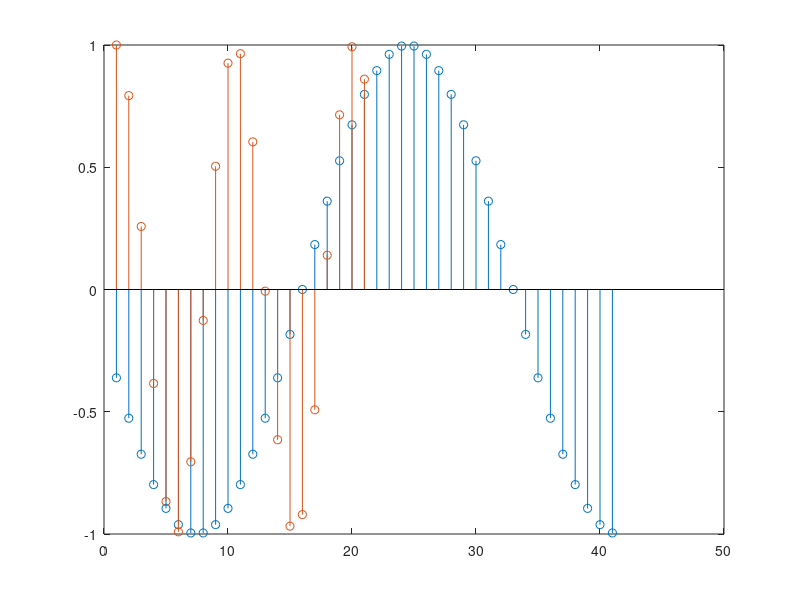
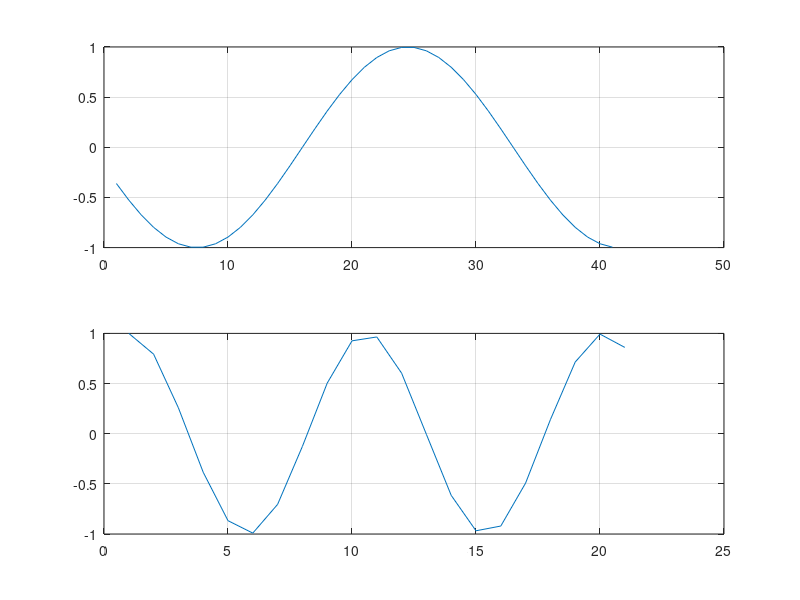
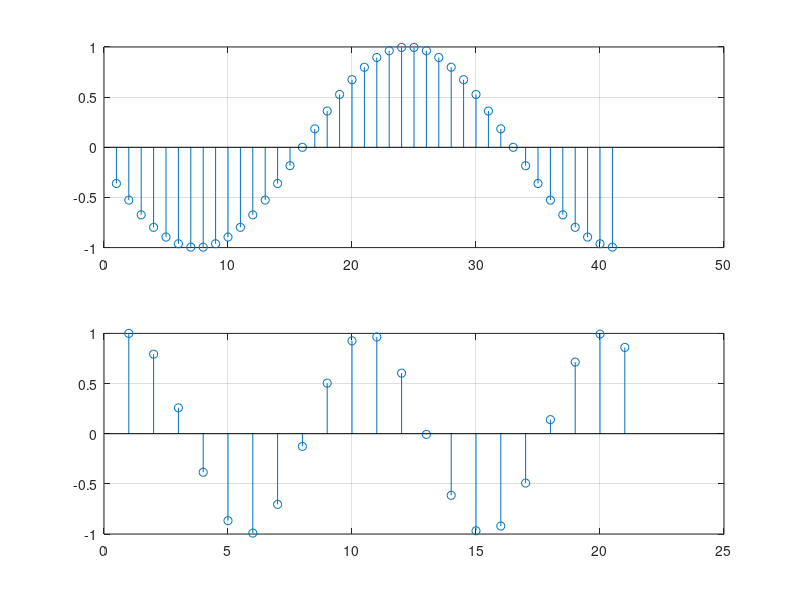
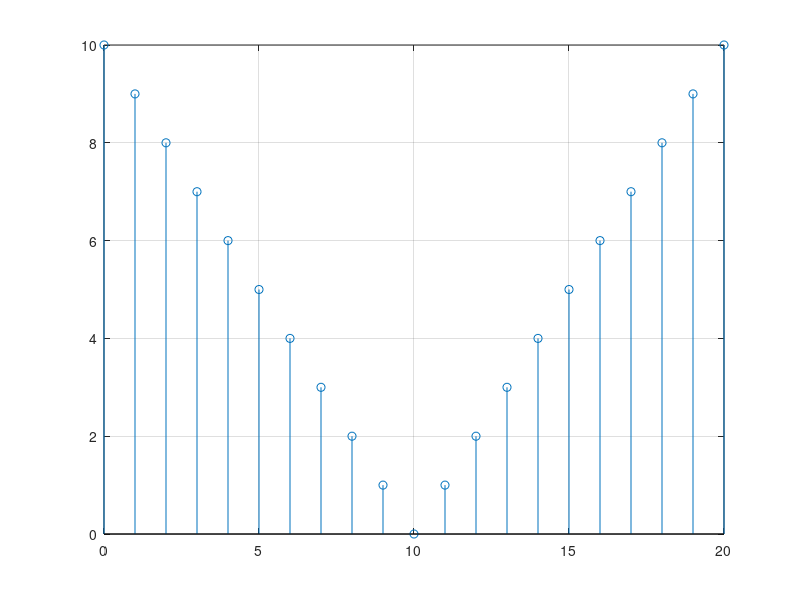

These charts were generated, in order, by the following MATLAB code:
%punctul a
z=[0,0,0,0,0,1,0,0,0,0,0,0,0,0,0,0,0,0,0,0,0];
k=length(z);
n=0:20;
m=-5:15;
figure(5)
subplot(2,1,1),stem(n,z),grid
subplot(2,1,2),stem(m,z),grid
%punctul b
t=abs(10-n);
figure(4)
stem(n,t),grid
%punctul c
n1=-15:25;
x1=sin(pi*n1/17);
n2=0:50;
x2=cos(pi*n/sqrt(23));
figure(1)
stem(x1),grid
hold on
stem(x2),grid
figure(2)
subplot(2,1,1),plot(x1),grid
subplot(2,1,2),plot(x2),grid
figure(3)
subplot(2,1,1),stem(x1),grid
subplot(2,1,2),stem(x2),grid
